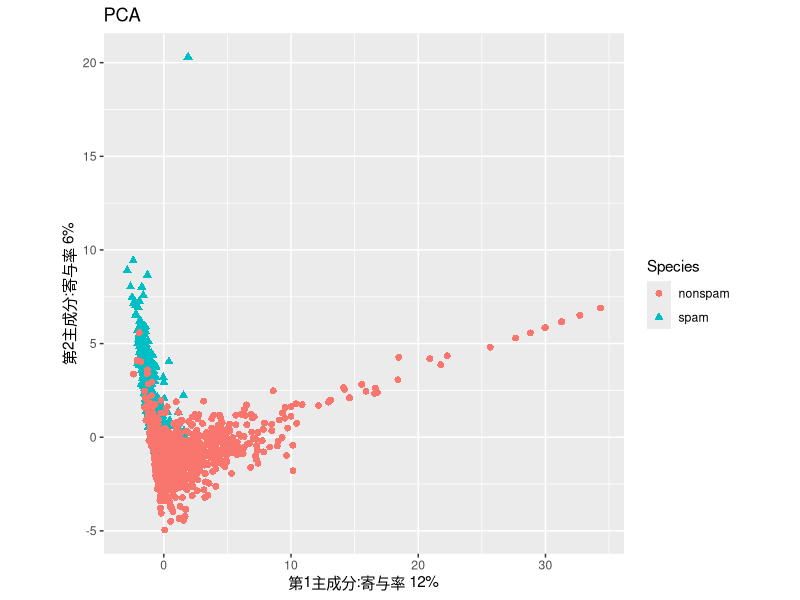

This figure's R source:
library(kernlab)
data(spam)
pcat <- prcomp(spam[, 1:57], scale = T)	# 相関行列から主成分を導出

pcadf <- as.data.frame(pcat$x[, 1:2])
# irisデータセットを第一主成分，第二主成分という新しい座標軸上のデータとして考える（$xが主成分スコアを与えるため）．
pcadf <- cbind(pcadf, spam$type) # 元々あったように，新しく座標を決めたデータに対してもラベルの情報を与える．
colnames(pcadf) <- c("PC1", "PC2", "Species") # 上に合うように列の名前を変える．

library(ggplot2)	# ggplot()関数を用いるためにlibrary(ggplot2)を追加する．

pr.cr2 <- round(100 * summary(pcat)$importance[2, 1:2], 0) # 寄与率の計算を行い，その値を100倍することで割合とみている（round()は値の丸め込み）．
pr.cr2

ggplot(pcadf, aes(PC1, PC2, color = Species, shape = Species)) + # ggplotを使用して，横軸を第一主成分，縦軸を第二主成分として新しいデータをプロットする（ただし，Speciesの違いで色と形を分ける）．
  geom_point(size = 2) + # 散布図としてデータをプロットする．
  xlab(paste0("第1主成分:寄与率 ", pr.cr2[1], "%")) + # xラベル
  ylab(paste0("第2主成分:寄与率 ", pr.cr2[2], "%")) + # yラベル
  ggtitle("PCA") + # タイトル
  theme(aspect.ratio = 1) # 図のアスペクト比
